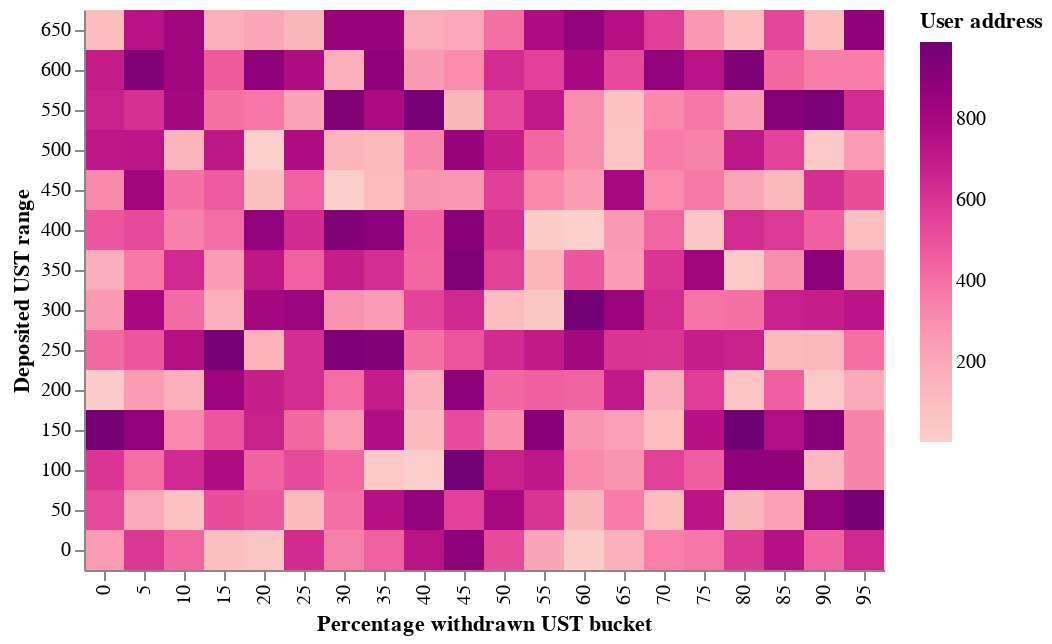

Notebook source saved alongside this figure:
### Code cell
alt.Chart((heatmap_data_df.rename(columns=cols_dict))).mark_rect().encode(
    x=alt.X(cols_dict['perc_withdrawn_cat']+':O', sort=alt.EncodingSortField(order='ascending')),
    y=alt.Y(cols_dict['DEP_CAT']+':O', sort=alt.EncodingSortField(order='ascending')),
    color=alt.Color(cols_dict['SENDER']+':Q',
            scale=alt.Scale(scheme='redpurple')),
    tooltip=['DEP_CAT_label'+':N','perc_withdrawn_cat_label'+':N']
)

### Figure 1 — Vega-Lite specification as saved in the notebook (floating-point values rounded to 4 significant figures; data arrays with more than 128 entries replaced by an {"elided": "..."} marker saying what was removed)
{"config": {"view": {"continuousWidth": 400, "continuousHeight": 300}}, "data": {"name": "data-7206cc6c0b620e4c6970819c73f67c2e"}, "mark": "rect", "encoding": {"color": {"field": "User address", "scale": {"scheme": "redpurple"}, "type": "quantitative"}, "tooltip": [{"field": "DEP_CAT_label", "type": "nominal"}, {"field": "perc_withdrawn_cat_label", "type": "nominal"}], "x": {"field": "Percentage withdrawn UST bucket", "sort": {"order": "ascending"}, "type": "ordinal"}, "y": {"field": "Deposited UST range", "sort": {"order": "ascending"}, "type": "ordinal"}}, "$schema": "https://vega.github.io/schema/vega-lite/v4.17.0.json", "datasets": {"data-7206cc6c0b620e4c6970819c73f67c2e": {"elided": "280 records"}}}
